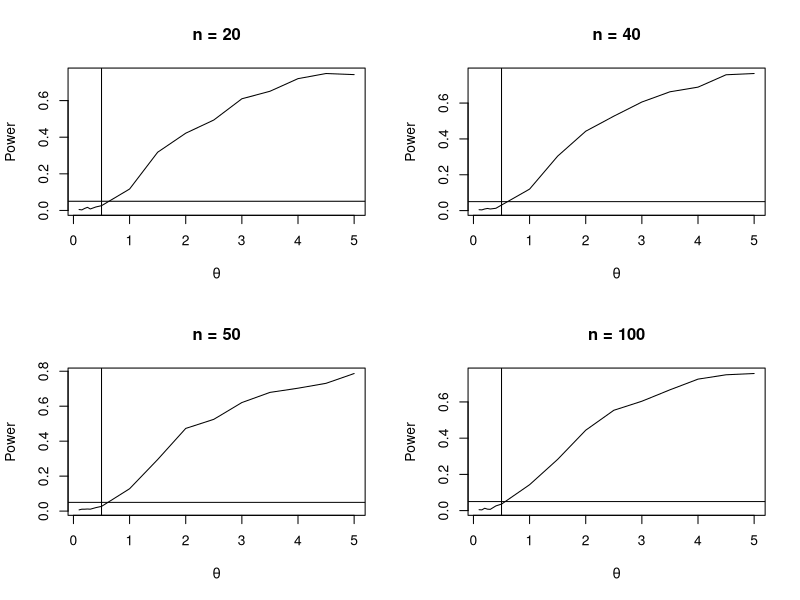

Generate this figure with R:
m <- 1000            #number of replicas
mu_verd <- 1/2       #true value of the population parameter
mu_test <- c(0.1,0.15,0.2,0.25,0.3,0.4,.5,1,1.5,2,2.5,3,3.5,4,4.5,5)   #test values
M <- length(mu_test)              #number of Monte Carlo replicas
power <- numeric(M)               #vector to storage the empirrical power of the test
nobs <- c(20, 40, 50, 100)        #sampling size
power_nobs <- matrix(0,length(nobs),M)  #matrix to storage the empirical power of the test for each size n
c <- 1
for(j in nobs) {
  for (i in 1:M) {
    mu <- mu_test[i]
    p_value <- replicate(m, expr = {
      x <- rcauchy(j, mu, 1)
      test_t <- t.test(x, alternative = "greater", mu = mu_verd)
      test_t$p.value})
    power[i] <- mean(p_value <= 0.05)
  }
  power_nobs[c,] <- power
  c = c+1
}

#Plots to see the performance varying n
par(mfrow=c(2,2))
plot(mu_test, power_nobs[1,], type = "l", xlab = bquote(theta), ylab = "Power", main = "n = 20")
abline(v = mu_verd, lty = 1)
abline(h = .05, lty = 1)
plot(mu_test, power_nobs[2,], type = "l", xlab = bquote(theta), ylab = "Power", main = "n = 40")
abline(v = mu_verd, lty = 1)
abline(h = .05, lty = 1)
plot(mu_test, power_nobs[3,], type = "l", xlab = bquote(theta), ylab = "Power", main = "n = 50")
abline(v = mu_verd, lty = 1)
abline(h = .05, lty = 1)
plot(mu_test, power_nobs[4,], type = "l", xlab = bquote(theta), ylab = "Power", main = "n = 100")
abline(v = mu_verd, lty = 1)
abline(h = .05, lty = 1)
